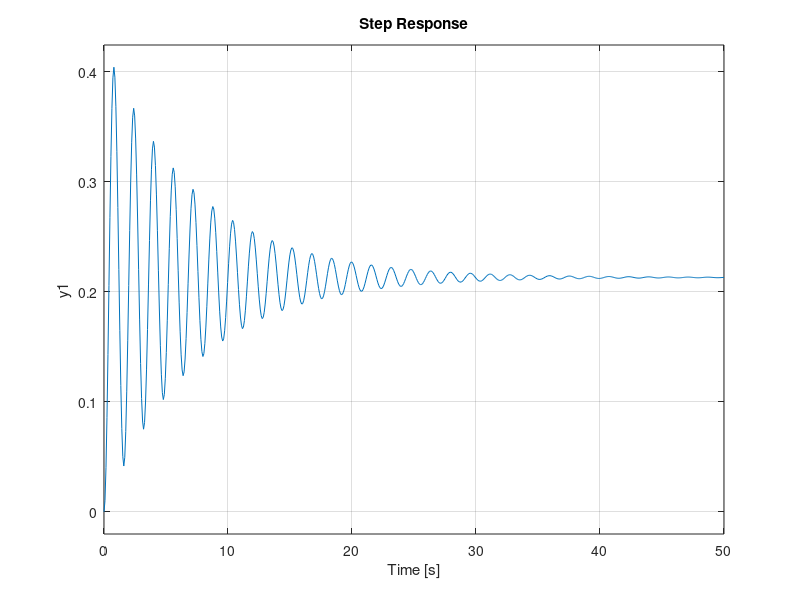

Reproduce this figure in MATLAB. (Note: this script raises an error after producing the figure.)
s=tf('s');
P=[-0.07+1i, -0.07-1i];

modelo=5.5041/(s^2+0.272*s+15.5);

modelo=0.6*modelo

step(modelo)

0.5/0.8 %tiene que andar en 0.6260

dcgain(modelo)

sisotool('rlocus', modelo)

%C2
%tf(C2)
%[num,den]=tfdata(C2,'v')   
%syms KP KI KD N S
%PID= KP+KI/S+S*N*KD/(S+N)
%collect(PID)
%N=den(2)
%KI=num(3)/N
%KP=(num(2)-KI)/N
%KD=(num(1)-KP)/N
%PID= KP+KI/s+s*N*KD/(s+N)